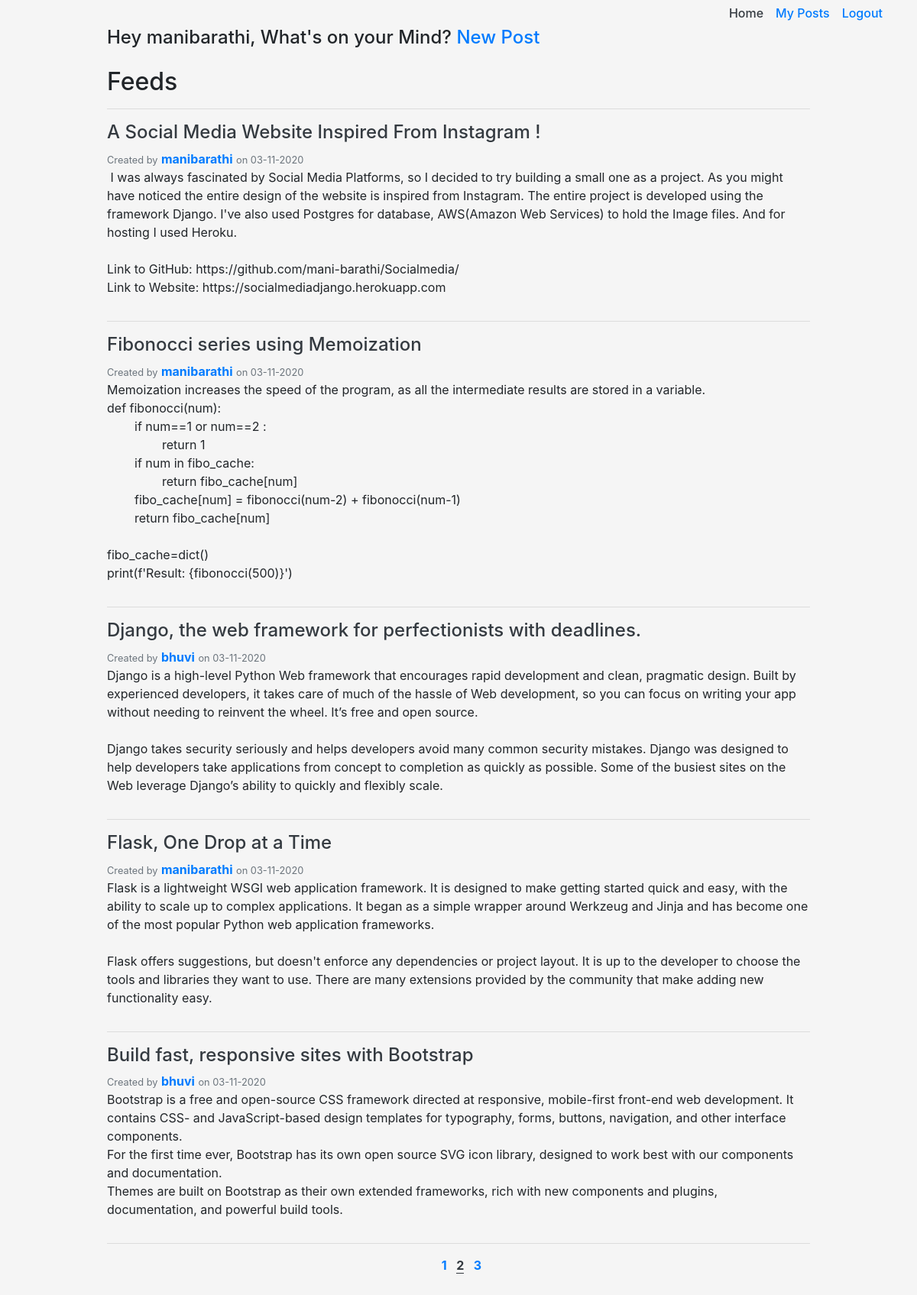
Page /?page=2 (signed in) on the committed database.
### MainApp/models.py (models this page shows, shortened)
class User(db.Model, UserMixin):
	id = db.Column(db.Integer, primary_key=True)
	username = db.Column(db.String(25), unique=True, nullable=False)
	email = db.Column(db.String(50), unique=True, nullable=False)
	password = db.Column(db.String(50), nullable=False)
	posts = db.relationship('Posts',backref='author',lazy=True)
	comments = db.relationship('Comment',backref='author',lazy=True)

class Posts(db.Model):
	id = db.Column(db.Integer, primary_key=True)
	date_posted = db.Column(db.DateTime, nullable=False,default=datetime.utcnow)
	title = db.Column(db.String(50), unique=True, nullable=False)
	content = db.Column(db.Text, nullable=False)
	user_id = db.Column(db.Integer,db.ForeignKey('user.id'),nullable=False)
	comments = db.relationship('Comment',backref='post',lazy=True)

### MainApp/main/routes.py (the view)
@main.route('/',methods=['GET','POST'])
def homePage():
	posts = []
	if current_user.is_authenticated:
		page = request.args.get('page',1,type=int)
		posts = Posts.query.order_by(desc(Posts.id)).paginate(per_page=5,page=page)
	return render_template('index.html',posts=posts)

### MainApp/models.py (called while the page is built)
@login_manager.user_loader
def load_user(user_id):
	return User.query.get(int(user_id))

### MainApp/templates/index.html (shortened to what this page needs)
{% extends 'base.html' %}
{% block content %}
{% if current_user.is_authenticated %}
	<div class="row justify-content-center">
		<div class="col-md-10">
			 <h4> Hey {{current_user.username}}, What's on your Mind? <a href="{{url_for('posts.newPostPage')}}">New Post</a></h4>
		</div>
	</div>
	<div class="row justify-content-center mt-3">
		<div class="col-md-10">
			<h2>Feeds</h2>
			<hr>
			{% for post in posts.items %}
				<div class="row justify-content-center">
					<div class="col-md-12">
						<h4><a class="article-title text-dark" href="{{url_for('posts.individualPostPage',post_id=post.id)}}">{{ post.title }}</a></h4>
						<small class="text-muted">Created by</small>
						<a class="font-weight-bold text-primary" href="{{url_for('users.anyProfilePage',username
						=post.author.username)}}">{{post.author.username}}</a>
						<small class="text-muted">on {{post.date_posted.strftime('%d-%m-%Y')}}</small>
						<p class="article-content post-wrap" >{{ post.content }}</p>
					</div>
				</div>
				<hr>
			{% endfor %}
			<div class="d-flex justify-content-center mb-5">
				<div class="col-12">
					<center>
					{% for page_num in posts.iter_pages(left_edge=1, right_edge=1) %}
						{% if page_num %}
							{% if posts.page == page_num %}
									<a class="text-dark border-bottom border-dark font-weight-bold mb-4 ml-2" href="{{url_for('main.homePage',page=page_num)}}">{{page_num}}</a>
							{% else %}
								<a class="font-weight-bold mb-4 ml-2" href="{{url_for('main.homePage',page=page_num)}}">{{page_num}}</a>
							{% endif %}
						{% else %}
							...
						{% endif %}
					{% endfor %}
					</center>
				</div>
			</div>
		</div>
	</div>
{% endif %}
{% endblock %}

### MainApp/static/css/style.css (style rules this page uses)
html { scroll-behavior: smooth; }
body { background: whitesmoke; }
a { text-decoration: none !important; }
.post-wrap { white-space: pre-wrap; }

### rows in the picture
User: username "manibarathi"
Posts: title "A Social Media Website Inspired From Instagram !", author.username "manibarathi", date_posted "03-11-2020", content "I was always fascinated by Social Media Platforms, so I decided to try building a small one as a project. As you might have noticed the entire design of the website is inspired from Instagram. The entire project is developed using the framework Django. I've also used Postgres for database, AWS(Amazon Web Services) to hold the Image files. And for hosting I used Heroku. Link to GitHub: https://github.com/mani-barathi/Socialmedia/ Link to Website: https://socialmediadjango.herokuapp.com"
Posts: title "Fibonocci series using Memoization", author.username "manibarathi", date_posted "03-11-2020", content "Memoization increases the speed of the program, as all the intermediate results are stored in a variable. def fibonocci(num): if num==1 or num==2 : return 1 if num in fibo_cache: return fibo_cache[num] fibo_cache[num] = fibonocci(num-2) + fibonocci(num-1) return fibo_cache[num] fibo_cache=dict() print(f'Result: {fibonocci(500)}')"
Posts: title "Django, the web framework for perfectionists with deadlines.", author.username "bhuvi", date_posted "03-11-2020", content "Django is a high-level Python Web framework that encourages rapid development and clean, pragmatic design. Built by experienced developers, it takes care of much of the hassle of Web development, so you can focus on writing your app without needing to reinvent the wheel. It’s free and open source. Django takes security seriously and helps developers avoid many common security mistakes. Django was designed to help developers take applications from concept to completion as quickly as possible. Some of the busiest sites on the Web leverage Django’s ability to quickly and flexibly scale."
Posts: title "Flask, One Drop at a Time", author.username "manibarathi", date_posted "03-11-2020", content "Flask is a lightweight WSGI web application framework. It is designed to make getting started quick and easy, with the ability to scale up to complex applications. It began as a simple wrapper around Werkzeug and Jinja and has become one of the most popular Python web application frameworks. Flask offers suggestions, but doesn't enforce any dependencies or project layout. It is up to the developer to choose the tools and libraries they want to use. There are many extensions provided by the community that make adding new functionality easy."
Posts: title "Build fast, responsive sites with Bootstrap", author.username "bhuvi", date_posted "03-11-2020", content "Bootstrap is a free and open-source CSS framework directed at responsive, mobile-first front-end web development. It contains CSS- and JavaScript-based design templates for typography, forms, buttons, navigation, and other interface components. For the first time ever, Bootstrap has its own open source SVG icon library, designed to work best with our components and documentation. Themes are built on Bootstrap as their own extended frameworks, rich with new components and plugins, documentation, and powerful build tools."

### other values in the picture
{{ page_num }} "1" "3"
{{ page_num }} "2"
